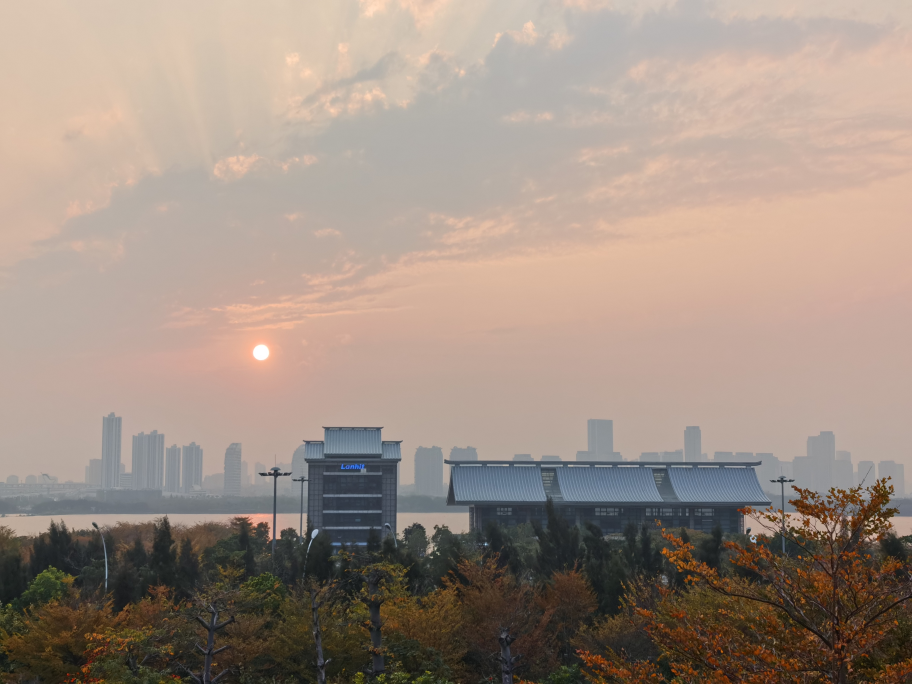
#> input picture exp1/luda04.jpg, 3648 x 2736 px (shown at 1/4 size)
$ python testPIL.py
#> lines starting #> are read from the running program, lines starting #| are printed output that depends on the picture
import matplotlib.pyplot as plt
from PIL import Image
import numpy as np
import cv2

import sys;sys.path.append('../')
import utils

img = cv2.imread('luda04.jpg')[:,:, [0]]
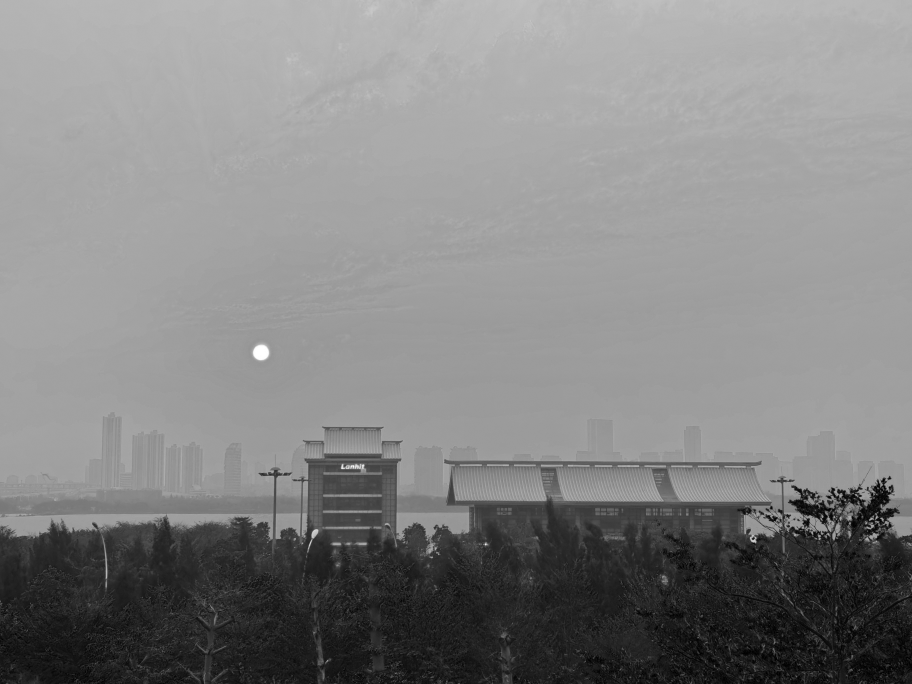
#> img: shape (2736, 3648, 1) (shown at 1/4 size); min 0, max 255, mean 132
# 图像reshape
#> (the run stopped early here; a loop or call above may not have finished)

$ run again, with exp1/home.jpg copied over exp1/luda04.jpg
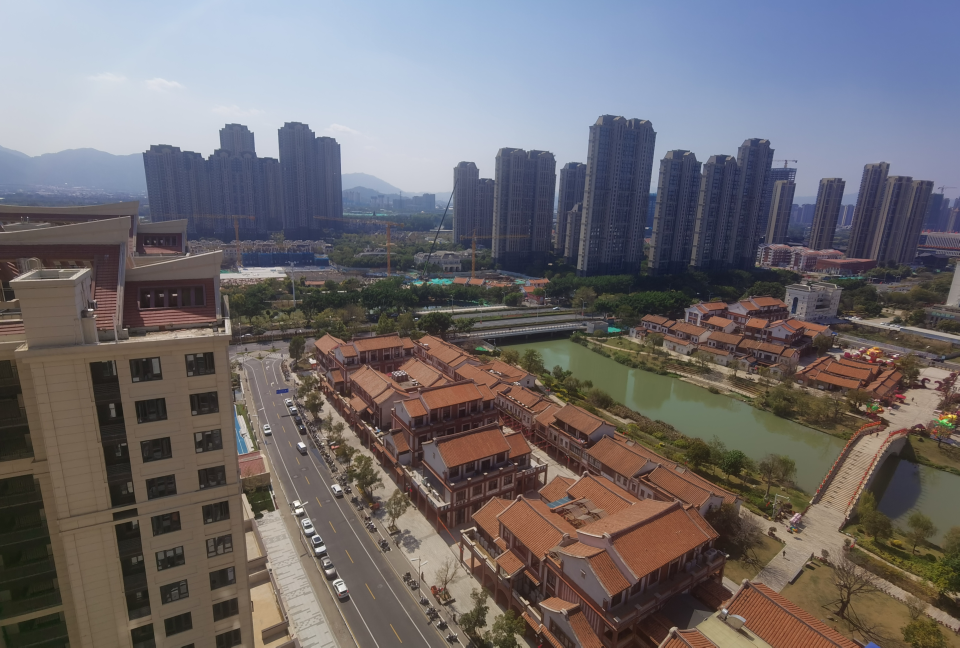
#> input picture exp1/home.jpg, 3840 x 2592 px (shown at 1/4 size)
#> `img = cv2.imread('luda04.jpg')[:,:, [0]]`:
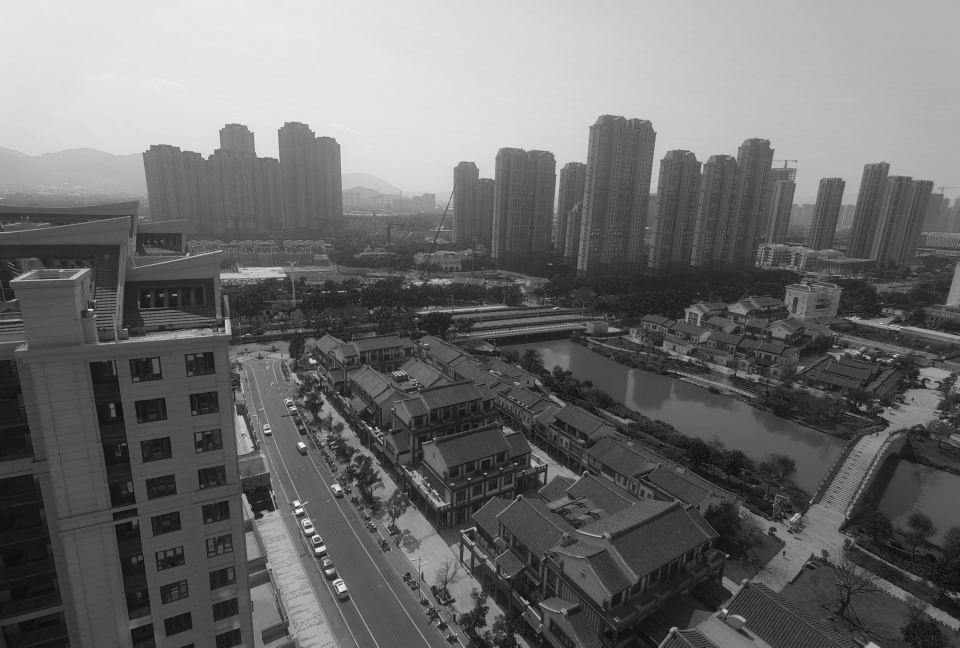
#> img: shape (2592, 3840, 1) (shown at 1/4 size); min 0, max 255, mean 109
